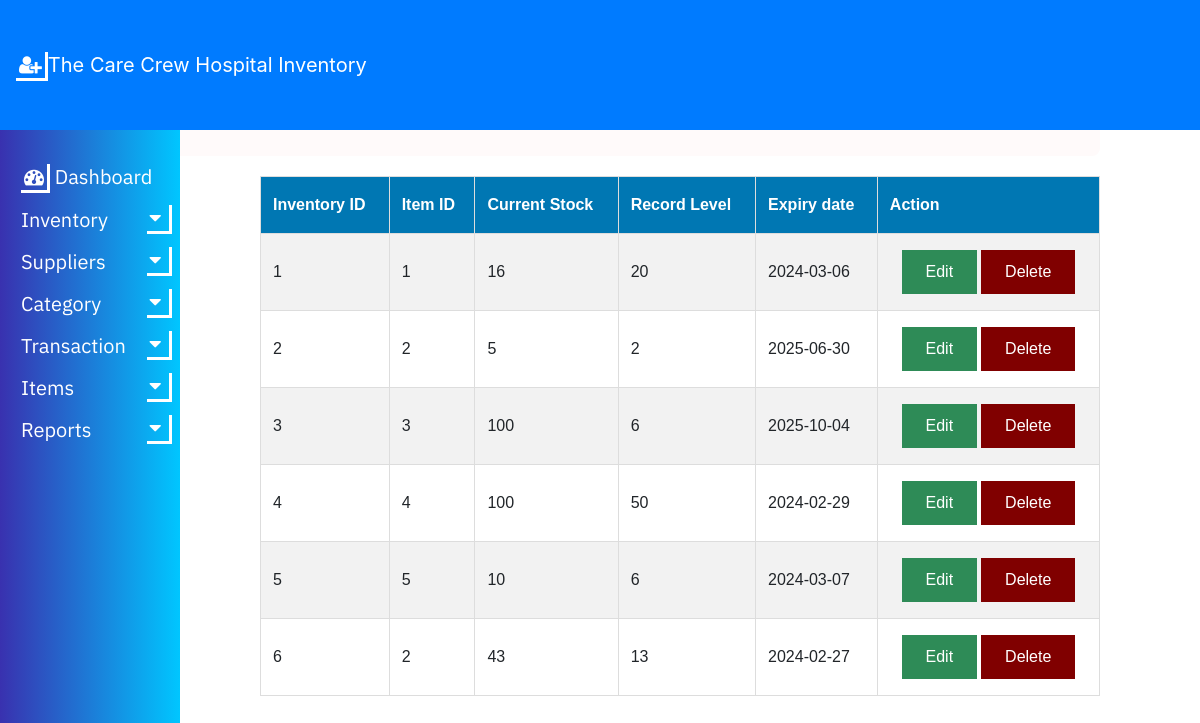
The app's page /HIMS/inventory-view.php with its own data.
### tables this page shows
CREATE TABLE `inventory` (
  `InventoryID` int(11) NOT NULL,
  `ItemID` int(11) DEFAULT NULL,
  `CurrentStock` int(11) DEFAULT NULL,
  `ReorderLevel` int(11) DEFAULT NULL,
  `ExpiryDate` date DEFAULT NULL
);

### HIMS/inventory-view.php (the view, shortened to what this page needs)
<?php
include 'common.php';
?>
<!DOCTYPE html>
<html>
<head>
<link rel="stylesheet" type="text/css" href="table1.css">
<link rel="stylesheet" type="text/css" href="nav2.css">
</head>
<body>
<nav class="navbar navbar-expand-lg navbar-dark bg-primary fixed-top">
        <a class="navbar-brand" href="#"><i class="fa fa-user-plus"></i>The Care Crew Hospital Inventory </a>
        <div class="collapse navbar-collapse" id="navbarSupportedContent">
        </div>
    </nav>
	<center>
	<div class="head">
	<h2>INVENTORY LIST</h2>
	</div>
	</center>
	<table align="right" id="table1" style="margin-right:100px;">
		<tr>
			<th>Inventory ID</th>
			<th>Item ID</th>
			<th>Current Stock</th>
			<th>Record Level</th>
			<th>Expiry date</th>
			<th>Action</th>
		</tr>
	<?php
	include "config.php";
		$sql = "SELECT InventoryID, ItemID,CurrentStock,ReorderLevel,ExpiryDate FROM inventory";
		$result = $conn->query($sql);
		if ($result->num_rows > 0) {
		while($row = $result->fetch_assoc()) {
		echo "<tr>";
			echo "<td>" . $row["InventoryID"]. "</td>";
			echo "<td>" . $row["ItemID"] . "</td>";
			echo "<td>" . $row["CurrentStock"]. "</td>";
			echo "<td>" . $row["ReorderLevel"]. "</td>";
			echo "<td>" . $row["ExpiryDate"] . "</td>";
			echo "<td align=center>";
				echo "<a class='button1 edit-btn' href=inventory-update.php?id=".$row['InventoryID'].">Edit</a>";
				echo "<a class='button1 del-btn' href=inventory-delete.php?id=".$row['InventoryID'].">Delete</a>";
			echo "</td>";
		echo "</tr>";
		}
		echo "</table>";
		}
	?>
</body>
</html>

### HIMS/nav2.css (style rules this page uses)
i { border: solid white; border-width: 0 3px 3px 0; display: inline-block; padding: 3px; }
div.head { width: 78%; font-family: Arial; background-color: #fffafa; color: #06427e; float: right; margin-top: -1px; margin-right: 100px; margin-left: 0px; top: 0; right: 0; overflow: auto; margin-top: 20px; padding: 15px; border-radius: 8px; }
#table1 { margin-top: 20px; }
body { padding-top: 60px; }

### HIMS/table1.css (style rules this page uses)
#table1 { font-family: Arial, sans-serif; border-collapse: collapse; margin-top: 50px; margin-right: 25px; width: 70%; }
#table1 td, #table1 th { border: 1px solid #ddd; padding: 12px; }
#table1 tr:nth-child(even) { background-color: #f2f2f2; }
#table1 th { padding-top: 16px; padding-bottom: 16px; text-align: left; background-color: #0077b3; color: white; }
.button1 { border: none; color: white; padding: 10px 24px; text-align: center; text-decoration: none; display: inline-block; margin: 4px 2px; cursor: pointer; }
.edit-btn { background-color: #2E8B57; }
.del-btn { background-color: #800000; }

### records on screen
inventory: InventoryID "1", ItemID "1", CurrentStock "16", ReorderLevel "20", ExpiryDate "2024-03-06"
inventory: InventoryID "2", ItemID "2", CurrentStock "5", ReorderLevel "2", ExpiryDate "2025-06-30"
inventory: InventoryID "3", ItemID "3", CurrentStock "100", ReorderLevel "6", ExpiryDate "2025-10-04"
inventory: InventoryID "4", ItemID "4", CurrentStock "100", ReorderLevel "50", ExpiryDate "2024-02-29"
inventory: InventoryID "5", ItemID "5", CurrentStock "10", ReorderLevel "6", ExpiryDate "2024-03-07"
inventory: InventoryID "6", ItemID "2", CurrentStock "43", ReorderLevel "13", ExpiryDate "2024-02-27"
